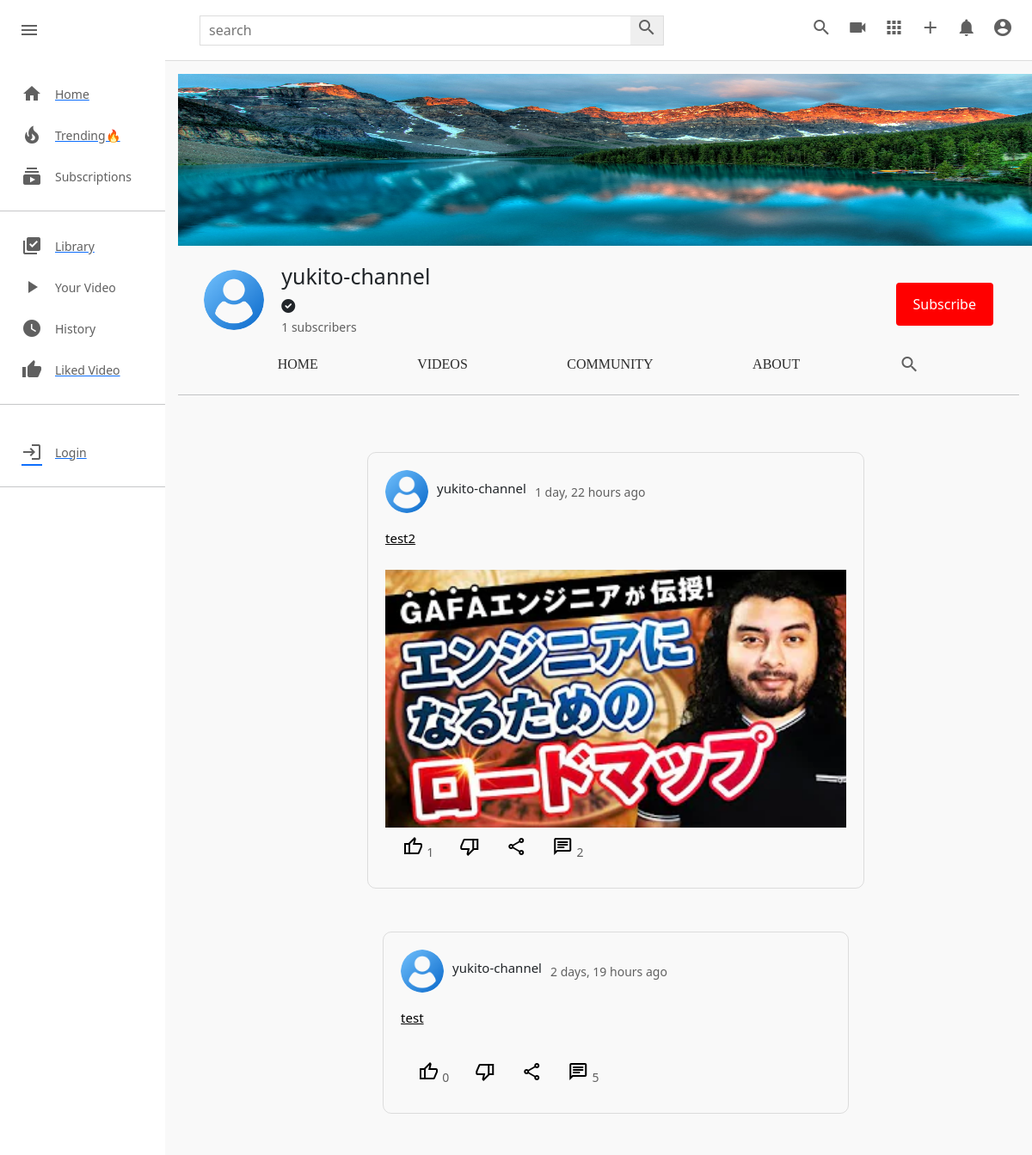
Page /c/1/community/ (upper part) on the earlier database version.
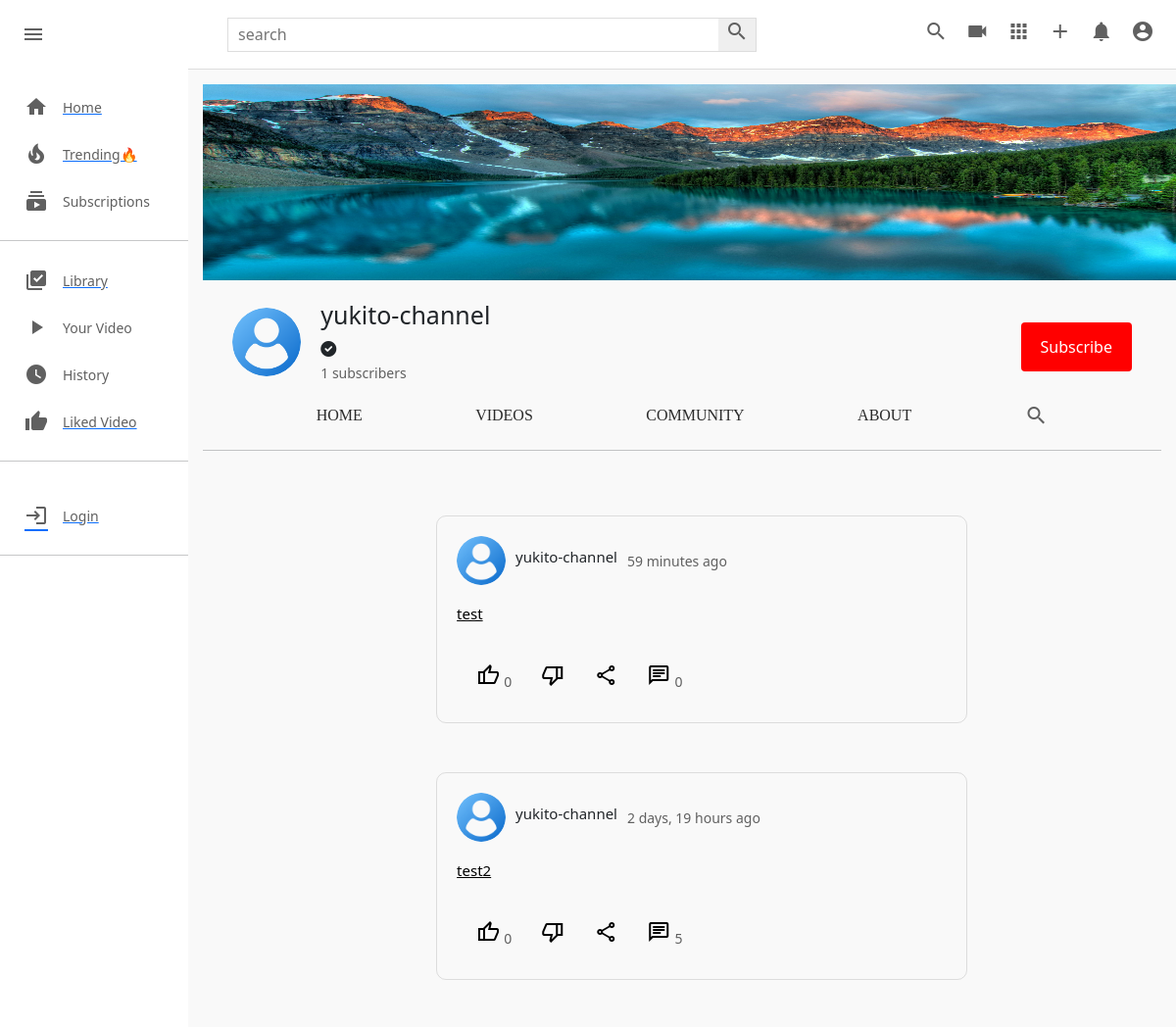
Same page on the later database version.
### channel/models.py (models this page shows, shortened)
class Community(models.Model):
    channel=models.ForeignKey(Channel,on_delete=models.CASCADE)
    image=models.ImageField(upload_to=user_directory_path,null=True,blank=True)
    content=models.TextField(null=True,blank=True)
    date=models.DateTimeField(auto_now_add=True)
    status=models.CharField(choices=STATUS,default='Active',max_length=100)
    likes=models.ManyToManyField(User,blank=True)
    class Meta:
        verbose_name='Community'
        verbose_name_plural='Community Posts'

class Channel(models.Model):
    channel_art=models.ImageField(upload_to=user_directory_path,default='images/channel-art.jpg')
    image=models.ImageField(upload_to=user_directory_path,default='images/user-image.png')
    full_name=models.CharField(max_length=100)
    channel_name=models.CharField(max_length=100)
    description=models.TextField(null=True,blank=True)
    keyword=TaggableManager(blank=True)
    date=models.DateTimeField(auto_now_add=True)
    status=models.CharField(choices=STATUS,max_length=100,default='Active')
    user=models.OneToOneField(User,on_delete=models.SET_NULL,null=True,related_name="channel")
    subscribers=models.ManyToManyField(User,related_name="user_subs",blank=True)
    verified=models.BooleanField(default=False)
    total_view=models.PositiveIntegerField(default=0)
    business_email=models.EmailField(null=True,blank=True)
    make_business_email_public=models.BooleanField(default=False)
    business_location=models.CharField(null=True,blank=True,max_length=100)
    make_business_location_public=models.BooleanField(default=False)
    website=models.URLField(default='https://www.udemy.com/home')
    instagram=models.URLField(default='https://www.udemy.com/home')
    facebook=models.URLField(default='https://www.udemy.com/home')
    twitter=models.URLField(default='https://www.udemy.com/home')

### channel/views.py (the view)
# urls.py: path("<channel_name>/community/",views.channel_community,name='channel-community'),
def channel_community(request,channel_name):
    channel = get_object_or_404(Channel,id=channel_name)
    community = Community.objects.filter(channel=channel,status='Active').order_by('-date')
    context={
        'channel': channel,
        'community': community,
    }
    return render(request,'channel/channel_community.html',context)

### templates/channel/channel_community.html (shortened to what this page needs)
{% extends 'base.html' %}
{% load static %}
{% block style %}
<link rel="stylesheet" href="{% static 'css/style.css' %}" type="text/css">
<link rel="stylesheet" href="{% static 'css/channel-community.css' %}" type="text/css">
<link rel="stylesheet" href="{% static 'css/channel.css' %}" type="text/css">
{% endblock style %}
{% block content %}
    <div class="mainBody">
        {% include 'partials/sidebar.html' %}
        <div class="videos">
            {% include 'channel/partials/channel-header.html' %}
            <div class="video-container">
                {% for c in community %}
                <div class="content-border">
                    <div class="content-div">
                        <div class="header-comm">
                            <div class="channel-details">
                                {% if c.channel.image %}
                                <img src="{{c.channel.image.url}}" class="channel-img-com" alt="">
                                {% else %}
                                <img src="https://thumbs.dreamstime.com/b/default-avatar-profile-vector-user-profile-default-avatar-profile-vector-user-profile-profile-179376714.jpg" class="channel-img-com" alt="">
                                {% endif %}
                                <h5>{{c.channel.channel_name}}</h5>
                                <span>{{c.date|timesince}} ago</span>
                            </div>
                        </div>
                        <div class="content">
                            <a href="{% url 'channel-community-detail' c.channel.id c.id %}"><h3>{{ c.content|truncatechars:200 }}</h3></a>
                            {% if c.image %}
                            <a href="{% url 'channel-community-detail' c.channel.id c.id %}">
                                <img src={{c.image.url}} alt="">
                            </a>
                            {% endif %}
                        </div>
                        <div class="icon-section">
                            <div class="single-icon">
                                <a href="{% url 'com_add_like' c.id %}"><i class="material-icons material-symbols-outlined">thumb_up</i></a>
                                <span>{{c.likes.all.count}}</span>
                            </div>
                            <div class="single-icon">
                                <a href="{% url 'com_add_like' c.id %}"><i class="material-icons material-symbols-outlined">thumb_down</i></a>
                            </div>
                            <div class="single-icon">
                                <i class="material-icons material-symbols-outlined">share</i>
                            </div>
                            <div class="single-icon">
                                <a href=""><i class="material-icons material-symbols-outlined">chat</i></a>
                                <span>{{c.comments.all.count}}</span>
                            </div>
                        </div>
                    </div>
                </div>
                {% endfor %}
            </div>
        </div>
    </div>
{% endblock content %}

Differences in the rows shown:
removed Community: channel.image (picture), channel.channel_name "yukito-channel", date "1 day, 22 hours", content "test2", image (placeholder picture), likes.all.count "1", comments.all.count "2"
added Community: channel.image (picture), channel.channel_name "yukito-channel", date "59 minutes", content "test", likes.all.count "0", comments.all.count "0"
changed Community: content "test" → "test2"
